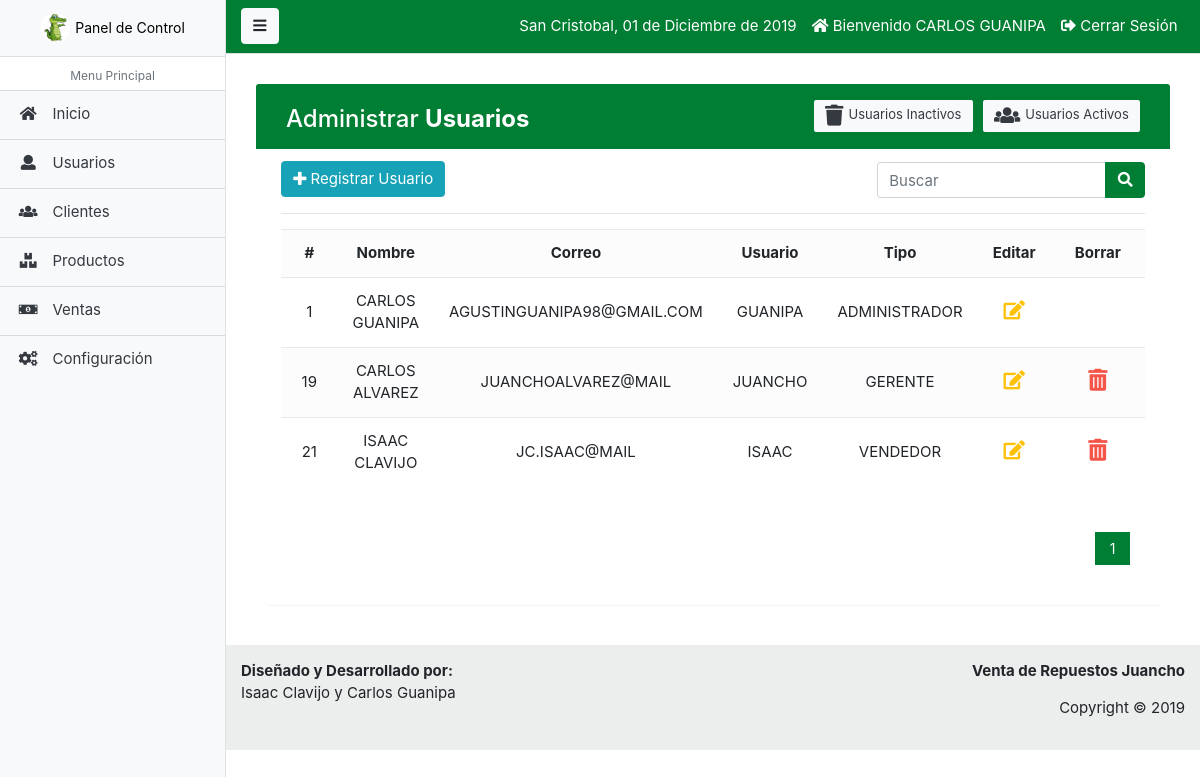
/paginas/usuario_buscar.php?busqueda=1 (signed in), run on the app's committed database.
### tables this page shows
CREATE TABLE `usuario` (
  `idusuario` int(11) NOT NULL,
  `nombre` varchar(50) DEFAULT NULL,
  `correo` varchar(100) DEFAULT NULL,
  `usuario` varchar(15) DEFAULT NULL,
  `clave` varchar(100) DEFAULT NULL,
  `rol` int(11) DEFAULT NULL,
  `estatus` int(2) NOT NULL DEFAULT '1'
);

CREATE TABLE `rol` (
  `idrol` int(11) NOT NULL,
  `rol` varchar(20) DEFAULT NULL
);

### paginas/usuario_buscar.php (the view, shortened to what this page needs)
<?php
	require_once('includes/admin_header.php');
?>
<?php
	$busqueda = strtolower($_REQUEST['busqueda']);
?>
<div class="container-fluid">
	<div class="table-wrapper">
	    <div class="table-title">
	        <div class="row">
            <div class="col-sm-6">
							<h2>Administrar <b>Usuarios</b></h2>
						</div>
						<div class="col-sm-6">
							<a href="usuario_lista.php" class="btn btn-light text-dark"><i class="fa fa-users"></i> Usuarios Activos</a>
							<a href="usuario_lista_inactivo.php" class="btn btn-light text-dark"><i class="fa fa-trash"></i> Usuarios Inactivos</a>
						</div>
	        </div>
	    </div>
	    <div class="row" style="padding-top: 2px;">
	    	<div class="col-sm-8">
					<a href="usuario_registro.php" class="btn btn-info float-left"><i class="fa fa-plus"></i> Registrar Usuario</a>
				</div>
				<form action="usuario_buscar.php" method="GET" class="col-sm-4" style="padding-top: 1px;">
					<div class="input-group">
						<input type="text" class="form-control" name="busqueda" id="busqueda" placeholder="Buscar">
						<div class="input-group-append">
							<button type="submit" class="btn btn-primary"><i class="fa fa-search"></i></button>
						</div>
					</div>
				</form>
	    </div>
	    <hr>
	    <div>
	    	<div class="table-responsive">
					<table class="table table-striped table-hover">
						<tr>
							<th class='text-center'>#</th>
							<th class='text-center'>Nombre</th>
							<th class='text-center'>Correo</th>
							<th class='text-center'>Usuario</th>
							<th class='text-center'>Tipo</th>
							<th class='text-center'>Editar</th>
							<th class='text-center'>Borrar</th>
						</tr>
						<?php
							$rol = '';
							$sql_registe = mysqli_query($conexion,"SELECT COUNT(*) as total_registro FROM usuario
								WHERE (idusuario LIKE '%$busqueda%' OR
									nombre LIKE '%$busqueda%' OR
									correo LIKE '%$busqueda%' OR
									usuario LIKE '%$busqueda%'
									$rol)
									AND estatus = 1");
							$result_registe = mysqli_fetch_array($sql_registe);
							$total_registro = $result_registe['total_registro'];
							$por_pagina = 30;
							if (empty($_GET['pagina']))
							{
								$pagina = 1;
							}else{
								$pagina = $_GET['pagina'];
							}
							$desde = ($pagina-1) * $por_pagina;
							$total_paginas = ceil($total_registro / $por_pagina);
							$query = mysqli_query($conexion,"SELECT u.idusuario, u.nombre, u.correo, u.usuario, r.rol FROM usuario u INNER JOIN rol r ON u.rol = r.idrol WHERE
								( u.idusuario LIKE '%$busqueda%' OR
								u.nombre LIKE '%$busqueda%' OR
								u.correo LIKE '%$busqueda%' OR
								u.usuario LIKE '%$busqueda%' OR
								r.rol LIKE '%$busqueda%' )
								AND estatus = 1  ORDER BY u.idusuario ASC LIMIT $desde,$por_pagina");
							$result = mysqli_num_rows($query);
							if ($result > 0) {
							 	while ($data = mysqli_fetch_array($query)) {
							 		?>
							 		<tr>
										<td class="text-center"><?php echo $data['idusuario']; ?></td>
										<td class="text-center"><?php echo $data['nombre']; ?></td>
										<td class="text-center"><?php echo $data['correo']; ?></td>
										<td class="text-center"><?php echo $data['usuario']; ?></td>
										<td class="text-center"><?php echo $data['rol']; ?></td>
										<td class='text-center'>
											<a href="usuario_editar.php?id=<?php echo $data['idusuario']; ?>" class="edit"><i class="fa fa-edit"></i></a>
										</td>
										<td class='text-center'>
											<?php
												if ($data['idusuario'] != 1) {
												?>
													<a href="usuario_borrar.php?id=<?php echo $data['idusuario']; ?>" class="delete eliminar"><i class="fa fa-trash-alt"></i></a>
												<?php
												}
											?>
										</td>
									</tr>
							 	<?php
							 	}
							 }
						?>
					</table>
				</div>
				<div class="paginador">
					<ul>
						<?php
							for ($i=1; $i <= $total_paginas; $i++)
							{
								if ($i == $pagina)
								{
									echo '<li class="pageSelected">'.$i.'</li>';
								}else{
									echo '<li><a href="?pagina='.$i.'">'.$i.'</a></li>';
								}
							}
								?>
					</ul>
				</div>
	    </div>
	</div>
</div>
<?php require_once('includes/admin_footer.php');  ?>

### css/estilos_admin.css (style rules this page uses)
.paginador ul { padding: 15px; list-style: none; background: #fff; margin-top: 15px; display: -webkit-flex; display: -moz-flex; display: -ms-flex; display: -o-flex; display: flex; justify-content: flex-end; }
.paginador a, .pageSelected { color: #007E33; border: 1px solid #ddd; padding: 5px; display: inline-block; font-size: 14px; text-align: center; width: 35px; }
.pageSelected { background: #007E33; color: #FFF; border: 1px solid #007E33; }

### css/estilos_crud.css (style rules this page uses)
body { color: #566787; background: #f5f5f5; font-family: 'Varela Round', sans-serif; font-size: 13px; }
.table-wrapper { background: #fff; padding: 10px 15px; margin: 10px; border-radius: 3px; box-shadow: 0 1px 1px rgba(0,0,0,.05); }
.table-title { padding-bottom: 15px; background: #007E33; color: #fff; padding: 16px 30px; margin: -20px -25px 10px; border-radius: 3px 3px 0 0; }
.table-title h2 { margin: 5px 0 0; font-size: 24px; }
.table-title .btn { color: #fff; float: right; font-size: 13px; border: none; min-width: 50px; border-radius: 2px; border: none; outline: none !important; margin-left: 10px; }
.table-title .btn i { float: left; font-size: 21px; margin-right: 5px; }
table.table tr th, table.table tr td { border-color: #e9e9e9; padding: 12px 15px; vertical-align: middle; }
table.table tr th:first-child { width: 60px; }
table.table tr th:last-child { width: 100px; }
table.table-striped tbody tr:nth-of-type(odd) { background-color: #fcfcfc; }
table.table td:last-child i { opacity: 0.9; font-size: 22px; margin: 0 5px; }
table.table td a { font-weight: bold; color: #566787; display: inline-block; text-decoration: none; outline: none !important; }
table.table td a.edit { color: #FFC107; }
table.table td a.delete { color: #F44336; }
table.table td i { font-size: 19px; }

### data on the page
usuario: idusuario "1", nombre "CARLOS GUANIPA", correo "AGUSTINGUANIPA98@GMAIL.COM", usuario "GUANIPA", rol.rol "ADMINISTRADOR"
usuario: idusuario "19", nombre "CARLOS ALVAREZ", correo "JUANCHOALVAREZ@MAIL", usuario "JUANCHO", rol.rol "GERENTE"
usuario: idusuario "21", nombre "ISAAC CLAVIJO", correo "JC.ISAAC@MAIL", usuario "ISAAC", rol.rol "VENDEDOR"

### other printed values
fechaC() "01 de Diciembre de 2019"
$_SESSION['nombre'] "CARLOS GUANIPA"
